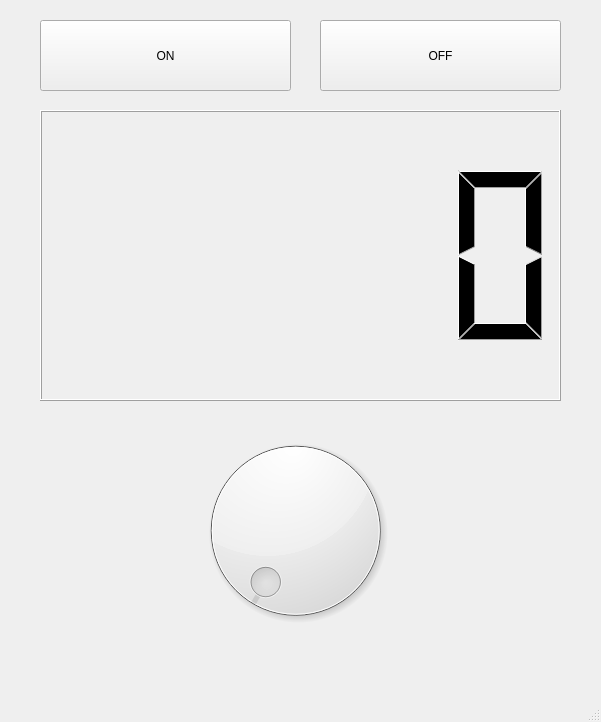
<?xml version="1.0" encoding="UTF-8"?>
<ui version="4.0">
 <class>MainWindow</class>
 <widget class="QMainWindow" name="MainWindow">
  <property name="geometry">
   <rect>
    <x>0</x>
    <y>0</y>
    <width>601</width>
    <height>722</height>
   </rect>
  </property>
  <property name="windowTitle">
   <string>MainWindow</string>
  </property>
  <widget class="QWidget" name="centralwidget">
   <widget class="QPushButton" name="onButton">
    <property name="geometry">
     <rect>
      <x>40</x>
      <y>20</y>
      <width>251</width>
      <height>71</height>
     </rect>
    </property>
    <property name="text">
     <string>ON</string>
    </property>
   </widget>
   <widget class="QPushButton" name="offButton">
    <property name="geometry">
     <rect>
      <x>320</x>
      <y>20</y>
      <width>241</width>
      <height>71</height>
     </rect>
    </property>
    <property name="text">
     <string>OFF</string>
    </property>
   </widget>
   <widget class="QLCDNumber" name="lcdNumber">
    <property name="geometry">
     <rect>
      <x>40</x>
      <y>110</y>
      <width>521</width>
      <height>291</height>
     </rect>
    </property>
   </widget>
   <widget class="QDial" name="dial">
    <property name="geometry">
     <rect>
      <x>190</x>
      <y>420</y>
      <width>211</width>
      <height>221</height>
     </rect>
    </property>
   </widget>
  </widget>
  <widget class="QMenuBar" name="menubar">
   <property name="geometry">
    <rect>
     <x>0</x>
     <y>0</y>
     <width>601</width>
     <height>22</height>
    </rect>
   </property>
  </widget>
  <widget class="QStatusBar" name="statusbar"/>
 </widget>
 <resources/>
 <connections>
  <connection>
   <sender>onButton</sender>
   <signal>clicked()</signal>
   <receiver>MainWindow</receiver>
   <slot>ledON()</slot>
   <hints>
    <hint type="sourcelabel">
     <x>57</x>
     <y>80</y>
    </hint>
    <hint type="destinationlabel">
     <x>78</x>
     <y>629</y>
    </hint>
   </hints>
  </connection>
  <connection>
   <sender>offButton</sender>
   <signal>clicked()</signal>
   <receiver>MainWindow</receiver>
   <slot>ledOFF()</slot>
   <hints>
    <hint type="sourcelabel">
     <x>528</x>
     <y>83</y>
    </hint>
    <hint type="destinationlabel">
     <x>491</x>
     <y>640</y>
    </hint>
   </hints>
  </connection>
  <connection>
   <sender>dial</sender>
   <signal>valueChanged(int)</signal>
   <receiver>MainWindow</receiver>
   <slot>setDial(int)</slot>
   <hints>
    <hint type="sourcelabel">
     <x>351</x>
     <y>546</y>
    </hint>
    <hint type="destinationlabel">
     <x>340</x>
     <y>676</y>
    </hint>
   </hints>
  </connection>
 </connections>
 <slots>
  <slot>go()</slot>
  <slot>ledON()</slot>
  <slot>ledOFF()</slot>
  <slot>setDial(int)</slot>
 </slots>
</ui>
